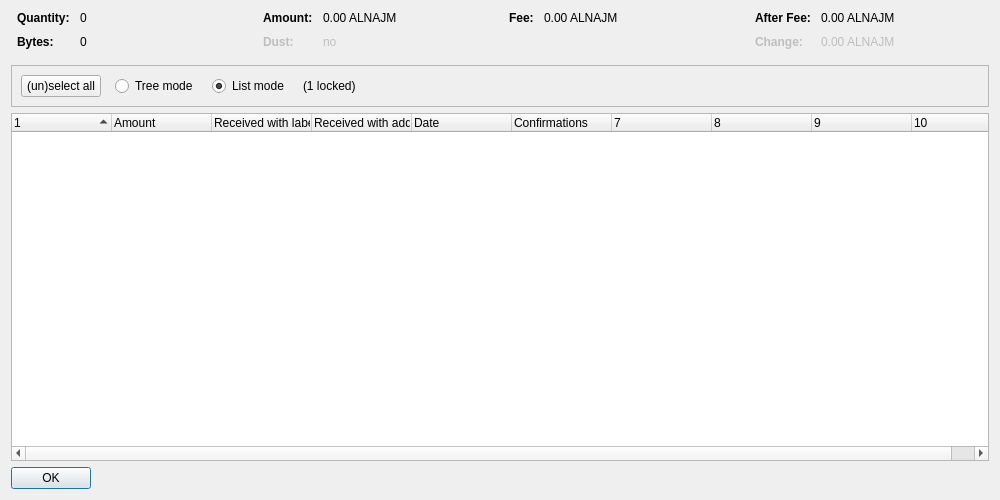
<?xml version="1.0" encoding="UTF-8"?>
<ui version="4.0">
 <class>CoinControlDialog</class>
 <widget class="QDialog" name="CoinControlDialog">
  <property name="geometry">
   <rect>
    <x>0</x>
    <y>0</y>
    <width>1000</width>
    <height>500</height>
   </rect>
  </property>
  <property name="windowTitle">
   <string>Coin Selection</string>
  </property>
  <layout class="QVBoxLayout" name="verticalLayout">
   <item>
    <layout class="QHBoxLayout" name="horizontalLayoutTop" stretch="0,0,0,0">
     <property name="topMargin">
      <number>0</number>
     </property>
     <property name="bottomMargin">
      <number>10</number>
     </property>
     <item>
      <layout class="QFormLayout" name="formLayoutCoinControl1">
       <property name="horizontalSpacing">
        <number>10</number>
       </property>
       <property name="verticalSpacing">
        <number>10</number>
       </property>
       <property name="leftMargin">
        <number>6</number>
       </property>
       <property name="rightMargin">
        <number>6</number>
       </property>
       <item row="0" column="0">
        <widget class="QLabel" name="labelCoinControlQuantityText">
         <property name="font">
          <font>
           <weight>75</weight>
           <bold>true</bold>
          </font>
         </property>
         <property name="text">
          <string>Quantity:</string>
         </property>
        </widget>
       </item>
       <item row="0" column="1">
        <widget class="QLabel" name="labelCoinControlQuantity">
         <property name="cursor">
          <cursorShape>IBeamCursor</cursorShape>
         </property>
         <property name="contextMenuPolicy">
          <enum>Qt::ActionsContextMenu</enum>
         </property>
         <property name="text">
          <string notr="true">0</string>
         </property>
         <property name="textInteractionFlags">
          <set>Qt::LinksAccessibleByMouse|Qt::TextSelectableByKeyboard|Qt::TextSelectableByMouse</set>
         </property>
        </widget>
       </item>
       <item row="1" column="0">
        <widget class="QLabel" name="labelCoinControlBytesText">
         <property name="font">
          <font>
           <weight>75</weight>
           <bold>true</bold>
          </font>
         </property>
         <property name="text">
          <string>Bytes:</string>
         </property>
        </widget>
       </item>
       <item row="1" column="1">
        <widget class="QLabel" name="labelCoinControlBytes">
         <property name="cursor">
          <cursorShape>IBeamCursor</cursorShape>
         </property>
         <property name="contextMenuPolicy">
          <enum>Qt::ActionsContextMenu</enum>
         </property>
         <property name="text">
          <string notr="true">0</string>
         </property>
         <property name="textInteractionFlags">
          <set>Qt::LinksAccessibleByMouse|Qt::TextSelectableByKeyboard|Qt::TextSelectableByMouse</set>
         </property>
        </widget>
       </item>
      </layout>
     </item>
     <item>
      <layout class="QFormLayout" name="formLayoutCoinControl2">
       <property name="horizontalSpacing">
        <number>10</number>
       </property>
       <property name="verticalSpacing">
        <number>10</number>
       </property>
       <property name="leftMargin">
        <number>6</number>
       </property>
       <property name="rightMargin">
        <number>6</number>
       </property>
       <item row="0" column="0">
        <widget class="QLabel" name="labelCoinControlAmountText">
         <property name="font">
          <font>
           <weight>75</weight>
           <bold>true</bold>
          </font>
         </property>
         <property name="text">
          <string>Amount:</string>
         </property>
        </widget>
       </item>
       <item row="0" column="1">
        <widget class="QLabel" name="labelCoinControlAmount">
         <property name="cursor">
          <cursorShape>IBeamCursor</cursorShape>
         </property>
         <property name="contextMenuPolicy">
          <enum>Qt::ActionsContextMenu</enum>
         </property>
         <property name="text">
          <string notr="true">0.00 ALNAJM</string>
         </property>
         <property name="textInteractionFlags">
          <set>Qt::LinksAccessibleByMouse|Qt::TextSelectableByKeyboard|Qt::TextSelectableByMouse</set>
         </property>
        </widget>
       </item>
       <item row="1" column="0">
        <widget class="QLabel" name="labelCoinControlLowOutputText">
         <property name="enabled">
          <bool>false</bool>
         </property>
         <property name="font">
          <font>
           <weight>75</weight>
           <bold>true</bold>
          </font>
         </property>
         <property name="text">
          <string>Dust:</string>
         </property>
        </widget>
       </item>
       <item row="1" column="1">
        <widget class="QLabel" name="labelCoinControlLowOutput">
         <property name="enabled">
          <bool>false</bool>
         </property>
         <property name="cursor">
          <cursorShape>IBeamCursor</cursorShape>
         </property>
         <property name="contextMenuPolicy">
          <enum>Qt::ActionsContextMenu</enum>
         </property>
         <property name="text">
          <string notr="true">no</string>
         </property>
         <property name="textInteractionFlags">
          <set>Qt::LinksAccessibleByMouse|Qt::TextSelectableByKeyboard|Qt::TextSelectableByMouse</set>
         </property>
        </widget>
       </item>
      </layout>
     </item>
     <item>
      <layout class="QFormLayout" name="formLayoutCoinControl3">
       <property name="horizontalSpacing">
        <number>10</number>
       </property>
       <property name="verticalSpacing">
        <number>10</number>
       </property>
       <property name="leftMargin">
        <number>6</number>
       </property>
       <property name="rightMargin">
        <number>6</number>
       </property>
       <item row="0" column="0">
        <widget class="QLabel" name="labelCoinControlFeeText">
         <property name="font">
          <font>
           <weight>75</weight>
           <bold>true</bold>
          </font>
         </property>
         <property name="text">
          <string>Fee:</string>
         </property>
        </widget>
       </item>
       <item row="0" column="1">
        <widget class="QLabel" name="labelCoinControlFee">
         <property name="cursor">
          <cursorShape>IBeamCursor</cursorShape>
         </property>
         <property name="contextMenuPolicy">
          <enum>Qt::ActionsContextMenu</enum>
         </property>
         <property name="text">
          <string notr="true">0.00 ALNAJM</string>
         </property>
         <property name="textInteractionFlags">
          <set>Qt::LinksAccessibleByMouse|Qt::TextSelectableByKeyboard|Qt::TextSelectableByMouse</set>
         </property>
        </widget>
       </item>
      </layout>
     </item>
     <item>
      <layout class="QFormLayout" name="formLayoutCoinControl4">
       <property name="horizontalSpacing">
        <number>10</number>
       </property>
       <property name="verticalSpacing">
        <number>10</number>
       </property>
       <property name="leftMargin">
        <number>6</number>
       </property>
       <property name="rightMargin">
        <number>6</number>
       </property>
       <item row="0" column="0">
        <widget class="QLabel" name="labelCoinControlAfterFeeText">
         <property name="font">
          <font>
           <weight>75</weight>
           <bold>true</bold>
          </font>
         </property>
         <property name="text">
          <string>After Fee:</string>
         </property>
        </widget>
       </item>
       <item row="0" column="1">
        <widget class="QLabel" name="labelCoinControlAfterFee">
         <property name="cursor">
          <cursorShape>IBeamCursor</cursorShape>
         </property>
         <property name="contextMenuPolicy">
          <enum>Qt::ActionsContextMenu</enum>
         </property>
         <property name="text">
          <string notr="true">0.00 ALNAJM</string>
         </property>
         <property name="textInteractionFlags">
          <set>Qt::LinksAccessibleByMouse|Qt::TextSelectableByKeyboard|Qt::TextSelectableByMouse</set>
         </property>
        </widget>
       </item>
       <item row="1" column="0">
        <widget class="QLabel" name="labelCoinControlChangeText">
         <property name="enabled">
          <bool>false</bool>
         </property>
         <property name="font">
          <font>
           <weight>75</weight>
           <bold>true</bold>
          </font>
         </property>
         <property name="text">
          <string>Change:</string>
         </property>
        </widget>
       </item>
       <item row="1" column="1">
        <widget class="QLabel" name="labelCoinControlChange">
         <property name="enabled">
          <bool>false</bool>
         </property>
         <property name="cursor">
          <cursorShape>IBeamCursor</cursorShape>
         </property>
         <property name="contextMenuPolicy">
          <enum>Qt::ActionsContextMenu</enum>
         </property>
         <property name="text">
          <string notr="true">0.00 ALNAJM</string>
         </property>
         <property name="textInteractionFlags">
          <set>Qt::LinksAccessibleByMouse|Qt::TextSelectableByKeyboard|Qt::TextSelectableByMouse</set>
         </property>
        </widget>
       </item>
      </layout>
     </item>
    </layout>
   </item>
   <item>
    <widget class="QFrame" name="frame">
     <property name="minimumSize">
      <size>
       <width>0</width>
       <height>40</height>
      </size>
     </property>
     <property name="frameShape">
      <enum>QFrame::StyledPanel</enum>
     </property>
     <property name="frameShadow">
      <enum>QFrame::Sunken</enum>
     </property>
     <layout class="QHBoxLayout" name="horizontalLayout">
      <item>
       <layout class="QHBoxLayout" name="horizontalLayoutPanel" stretch="0,0,0,0,0">
        <property name="spacing">
         <number>14</number>
        </property>
        <item>
         <widget class="QPushButton" name="pushButtonSelectAll">
          <property name="sizePolicy">
           <sizepolicy hsizetype="Maximum" vsizetype="Fixed">
            <horstretch>0</horstretch>
            <verstretch>0</verstretch>
           </sizepolicy>
          </property>
          <property name="text">
           <string>(un)select all</string>
          </property>
          <property name="autoDefault">
           <bool>false</bool>
          </property>
         </widget>
        </item>
        <item>
         <widget class="QRadioButton" name="radioTreeMode">
          <property name="sizePolicy">
           <sizepolicy hsizetype="Maximum" vsizetype="Fixed">
            <horstretch>0</horstretch>
            <verstretch>0</verstretch>
           </sizepolicy>
          </property>
          <property name="text">
           <string>Tree mode</string>
          </property>
         </widget>
        </item>
        <item>
         <widget class="QRadioButton" name="radioListMode">
          <property name="sizePolicy">
           <sizepolicy hsizetype="Maximum" vsizetype="Fixed">
            <horstretch>0</horstretch>
            <verstretch>0</verstretch>
           </sizepolicy>
          </property>
          <property name="text">
           <string>List mode</string>
          </property>
          <property name="checked">
           <bool>true</bool>
          </property>
         </widget>
        </item>
        <item>
         <widget class="QLabel" name="labelLocked">
          <property name="text">
           <string notr="true">(1 locked)</string>
          </property>
         </widget>
        </item>
        <item>
         <spacer name="horizontalSpacer">
          <property name="orientation">
           <enum>Qt::Horizontal</enum>
          </property>
          <property name="sizeHint" stdset="0">
           <size>
            <width>40</width>
            <height>20</height>
           </size>
          </property>
         </spacer>
        </item>
       </layout>
      </item>
     </layout>
    </widget>
   </item>
   <item>
    <widget class="CoinControlTreeWidget" name="treeWidget">
     <property name="contextMenuPolicy">
      <enum>Qt::CustomContextMenu</enum>
     </property>
     <property name="sortingEnabled">
      <bool>false</bool>
     </property>
     <property name="columnCount">
      <number>10</number>
     </property>
     <attribute name="headerShowSortIndicator" stdset="0">
      <bool>true</bool>
     </attribute>
     <attribute name="headerStretchLastSection">
      <bool>false</bool>
     </attribute>
     <column>
      <property name="text">
       <string/>
      </property>
     </column>
     <column>
      <property name="text">
       <string>Amount</string>
      </property>
     </column>
     <column>
      <property name="text">
       <string>Received with label</string>
      </property>
     </column>
     <column>
      <property name="text">
       <string>Received with address</string>
      </property>
     </column>
     <column>
      <property name="text">
       <string>Date</string>
      </property>
     </column>
     <column>
      <property name="text">
       <string>Confirmations</string>
      </property>
      <property name="toolTip">
       <string>Confirmed</string>
      </property>
     </column>
     <column>
      <property name="text">
       <string/>
      </property>
     </column>
     <column>
      <property name="text">
       <string/>
      </property>
     </column>
     <column>
      <property name="text">
       <string/>
      </property>
     </column>
     <column>
      <property name="text">
       <string/>
      </property>
     </column>
    </widget>
   </item>
   <item>
    <widget class="QDialogButtonBox" name="buttonBox">
     <property name="sizePolicy">
      <sizepolicy hsizetype="Maximum" vsizetype="Fixed">
       <horstretch>0</horstretch>
       <verstretch>0</verstretch>
      </sizepolicy>
     </property>
     <property name="orientation">
      <enum>Qt::Horizontal</enum>
     </property>
     <property name="standardButtons">
      <set>QDialogButtonBox::Ok</set>
     </property>
    </widget>
   </item>
  </layout>
 </widget>
 <customwidgets>
  <customwidget>
   <class>CoinControlTreeWidget</class>
   <extends>QTreeWidget</extends>
   <header>coincontroltreewidget.h</header>
  </customwidget>
 </customwidgets>
 <resources/>
 <connections/>
</ui>
